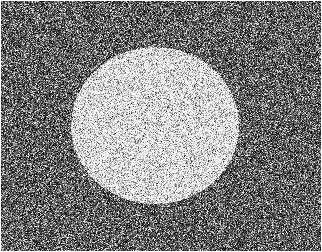
#> input picture P7/Data Image/Noisegray50%Gaussian.png, 322 x 252 px, found by its file name
$ python 'Pseudo_Code 4.11.py'
#> lines starting #> are read from the running program, lines starting #| are printed output that depends on the picture
import cv2
import numpy as np
import matplotlib.pyplot as plt

file_path = 'P7/Data Image/Noisegray50%Gaussian.png'

# Read the image
I = cv2.imread(file_path, cv2.IMREAD_GRAYSCALE)
#> I is the input picture: shape (252, 322); min 0, max 255, mean 129
I = I.astype(float)
N, M = I.shape
#> N = 252; M = 322

# Input the alpha value
alpha = float(input('Masukkan nilai alpha: '))
#> the answer given: 3

# Calculate filter coefficients
K = (1 - np.exp(-alpha))**2 / (1 + 2 * alpha * np.exp(-alpha) - np.exp(-2 * alpha))
C = (1 - np.exp(-alpha))**2 / np.exp(-alpha)
a0 = K
a1 = K * (alpha - 1) * np.exp(-alpha)
a2 = K * (alpha + 1) * np.exp(-alpha)
a3 = -K * np.exp(-2 * alpha)
b1 = -2 * np.exp(-alpha)
b2 = np.exp(-2 * alpha)
c1 = C * np.exp(-alpha)

# Initialize arrays for filtering
yp = np.zeros((N, M))
yn = np.zeros((N, M))

# Horizontal filtering
for i in range(N):
    yp[i, 0] = a0 * I[i, 0]
    yp[i, 1] = a0 * I[i, 1] + a1 * I[i, 0] - b1 * yp[i, 0]
    yn[i, M-1] = 0
    yn[i, M-2] = a2 * I[i, M-1] - b1 * yn[i, M-1]
    yn[i, M-3] = a2 * I[i, M-2] + a3 * I[i, M-1] - b1 * yn[i, M-2] - b2 * yn[i, M-1]

    for j in range(2, M-2):
        yp[i, j] = a0 * I[i, j] + a1 * I[i, j-1] - b1 * yp[i, j-1] - b2 * yp[i, j-2]
        yn[i, M-j-1] = a2 * I[i, M-j] + a3 * I[i, M-j+1] - b1 * yn[i, M-j] - b2 * yn[i, M-j+1]

    yp[i, M-1] = a0 * I[i, M-1] + a1 * I[i, M-2] - b1 * yp[i, M-2] - b2 * yp[i, M-3]
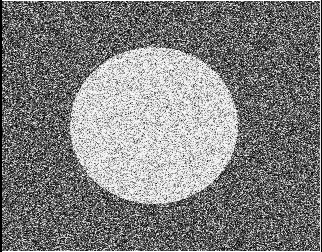
#> yn: shape (252, 322) float64; min 0, max 38.69, mean 19.4; drawn with min black and max white
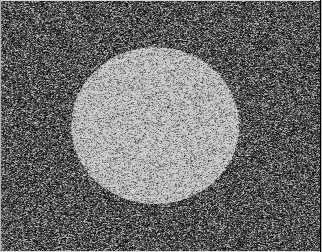
#> yp: shape (252, 322) float64; min 0, max 216.3, mean 109.1

Yx = yp + yn
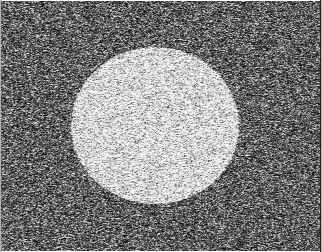
#> Yx: shape (252, 322) float64; min 1.36, max 255, mean 128.4; drawn with min black and max white

# Vertical filtering
for j in range(M):
    yp[0, j] = a0 * I[0, j]
    yp[1, j] = a0 * I[1, j] + a1 * I[0, j] - b1 * yp[0, j]
    yn[N-1, j] = 0
    yn[N-2, j] = a2 * I[N-1, j] - b1 * yn[N-1, j]
    yn[N-3, j] = a2 * I[N-2, j] + a3 * I[N-1, j] - b1 * yn[N-2, j] - b2 * yn[N-1, j]

    for i in range(2, N-2):
        yp[i, j] = a0 * I[i, j] + a1 * I[i-1, j] - b1 * yp[i-1, j] - b2 * yp[i-2, j]
        yn[N-i-1, j] = a2 * I[N-i, j] + a3 * I[N-i+1, j] - b1 * yn[N-i, j] - b2 * yn[N-i+1, j]
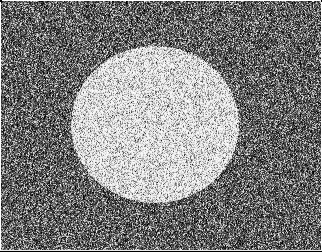
#> yn: shape (252, 322) float64; min 0, max 38.69, mean 19.5; drawn with min black and max white
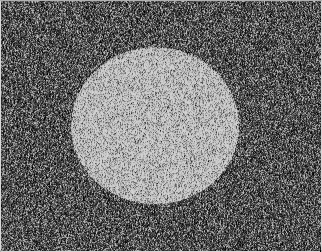
#> yp: shape (252, 322) float64; min 0, max 216.3, mean 109.4

Yy = yp + yn
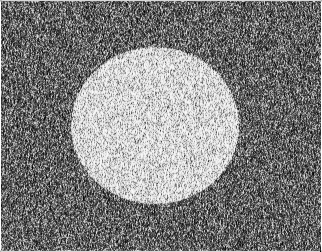
#> Yy: shape (252, 322) float64; min 0, max 255, mean 128.9; drawn with min black and max white

# Combine horizontal and vertical edges
Y = Yx + Yy

# Display results
plt.figure(figsize=(6, 6))
plt.imshow(I, cmap='gray')
plt.title("Original Image")
plt.axis('off')
plt.show()

plt.figure(figsize=(6, 6))
plt.imshow(Y, cmap='gray')
plt.title("Edge Detected Image")
plt.axis('off')
plt.show()
